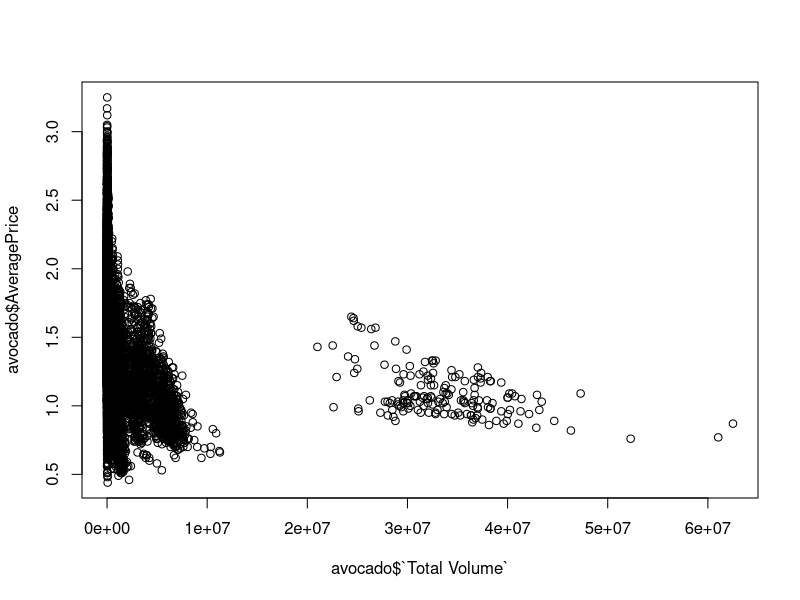
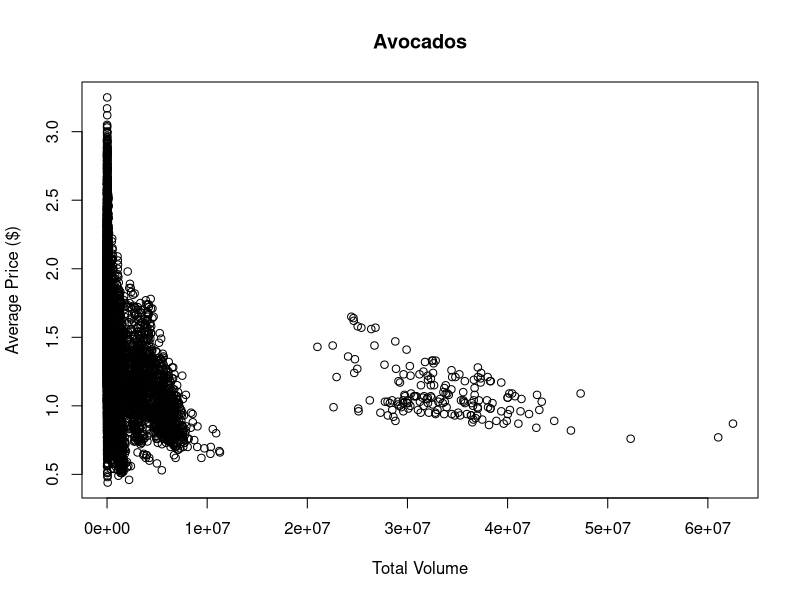
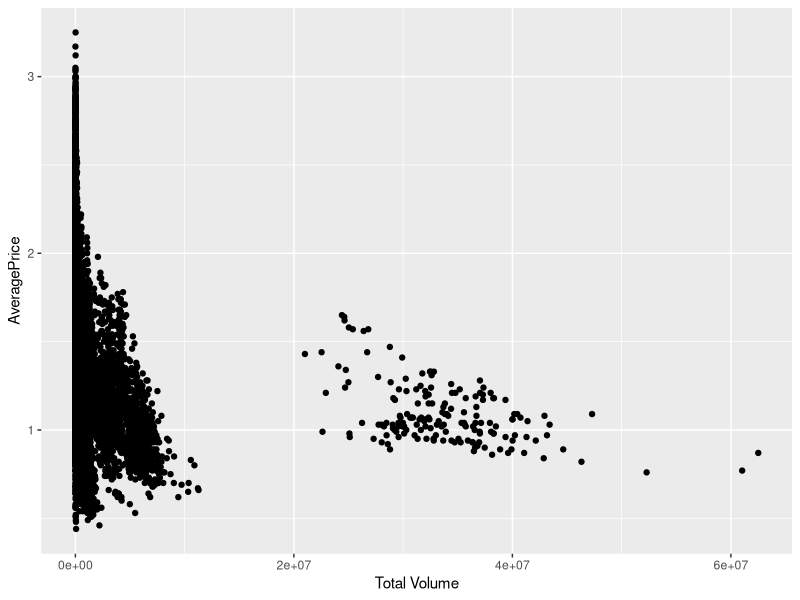
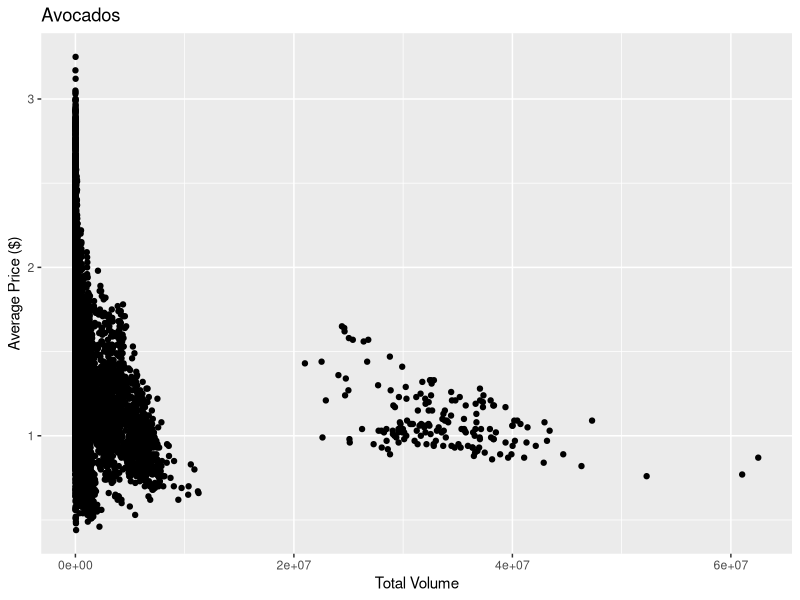
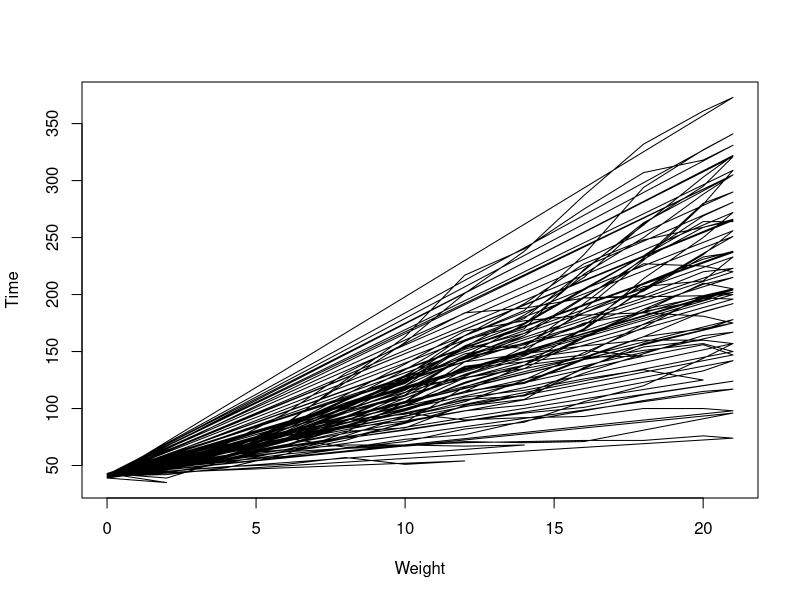
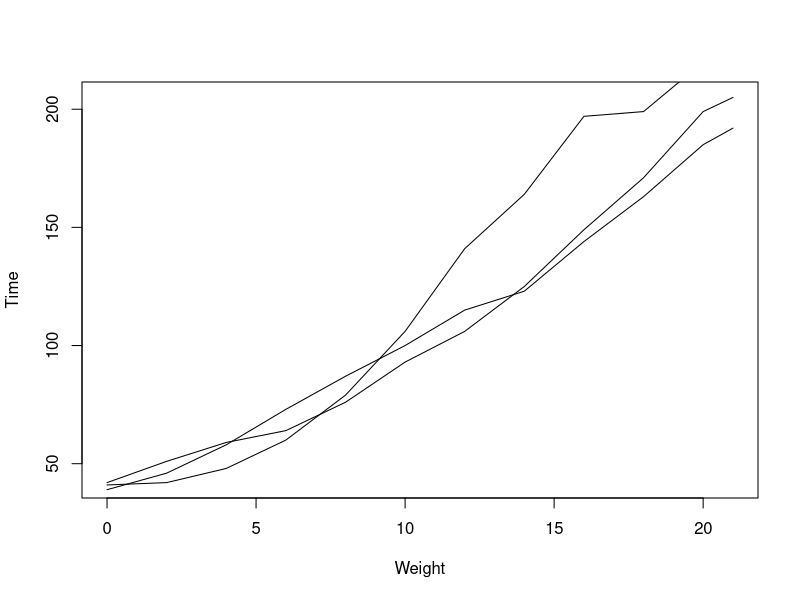
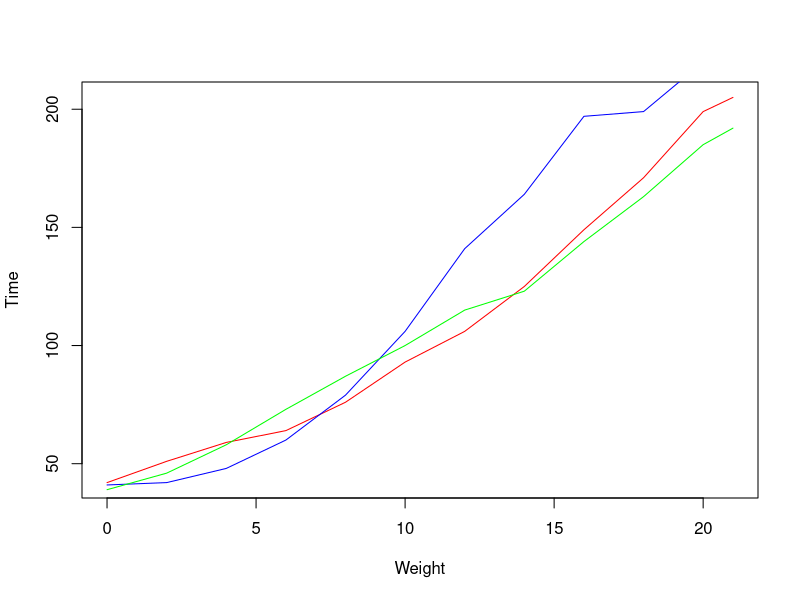
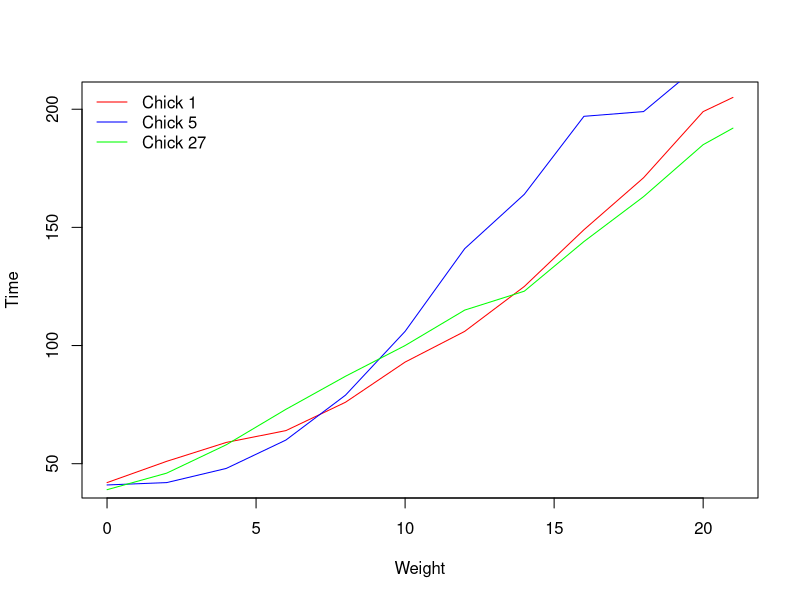

These figures' R source, in order: (Note: this script raises an error after producing the figures.)
## ---- chunk 1
knitr::opts_chunk$set(echo = TRUE)
knitr::opts_chunk$set(cache=TRUE)
knitr::opts_chunk$set(fig.align='center', out.width="53%", warning=FALSE)
## ---- chunk 2
#install.packages( 'tidyverse' )
#install.packages( 'readxl' )

library( tidyverse, quietly=T, warn.conflicts = F )
library( knitr, quietly=T, warn.conflicts = F )
library( readxl, quietly=T, warn.conflicts = F )

## ---- chunk 3
hook1 <- function(x){ gsub("```\n*```r*\n*", "", x) }
hook2 <- function(x){ gsub("```\n+```\n", "", x) }
knit_hooks$set(document = hook2)
## ---- chunk 4

avocado <- read_excel( "avocado.xlsx" )

## ---- chunk 5
plot( avocado$`Total Volume`, avocado$AveragePrice )
## ---- chunk 6
plot( avocado$`Total Volume`, avocado$AveragePrice,
      main="Avocados",#<<
      xlab="Total Volume", ylab="Average Price ($)")#<<
## ---- chunk 7
avocado %>% 
   ggplot( aes(`Total Volume`, AveragePrice) ) +
   geom_point() #<<
## ---- chunk 8
avocado %>% 
   ggplot( aes(`Total Volume`, AveragePrice) ) +
   geom_point() + 
   labs(title = "Avocados") +#<<
   xlab("Total Volume") + ylab("Average Price ($)")#<<

## ---- chunk 9

plot( ChickWeight$Time, ChickWeight$weight,
      type="l",#<<
      xlab="Weight", ylab="Time")

## ---- chunk 10

plot(ChickWeight[which(ChickWeight$Chick==1), "Time"],
     ChickWeight[which(ChickWeight$Chick==1),"weight"],
     type="l",
     xlab="Weight", ylab="Time")
lines(ChickWeight[which(ChickWeight$Chick==5), "Time"],#<<
      ChickWeight[which(ChickWeight$Chick==5),"weight"])#<<
lines(ChickWeight[which(ChickWeight$Chick==27), "Time"],#<<
      ChickWeight[which(ChickWeight$Chick==27),"weight"])#<<

## ---- chunk 11

plot(ChickWeight[which(ChickWeight$Chick==1), "Time"],
     ChickWeight[which(ChickWeight$Chick==1),"weight"],
     type="l",
     col="red",#<<
     xlab="Weight", ylab="Time")
lines(ChickWeight[which(ChickWeight$Chick==5), "Time"],
      ChickWeight[which(ChickWeight$Chick==5),"weight"],
      col="blue")#<<
lines(ChickWeight[which(ChickWeight$Chick==27), "Time"],
      ChickWeight[which(ChickWeight$Chick==27),"weight"],
      col="green")#<<

## ---- chunk 12
plot(ChickWeight[which(ChickWeight$Chick==1), "Time"],
     ChickWeight[which(ChickWeight$Chick==1),"weight"],
     type="l", col="red",
     xlab="Weight", ylab="Time")
lines(ChickWeight[which(ChickWeight$Chick==5), "Time"],
      ChickWeight[which(ChickWeight$Chick==5),"weight"], col="blue")
lines(ChickWeight[which(ChickWeight$Chick==27), "Time"],
      ChickWeight[which(ChickWeight$Chick==27),"weight"], col="green")

legend("topleft", legend = c("Chick 1", "Chick 5", "Chick 27"),#<<
       lty=1, bty="n", col=c("red", "blue", "green") )#<<

## ---- chunk 13
ChickWeight %>% 
   ggplot( aes(Time, weight) ) +
   geom_line()#<<
## ---- chunk 14

ChickWeight %>% 
   filter( Chick %in% c(1, 5, 27) ) %>% #<<
   ggplot( aes(Time, weight,
               group=factor(Chick)) ) +#<<
   geom_line()

## ---- chunk 15

ChickWeight %>% 
   filter( Chick %in% c(1, 5, 27) ) %>% 
   ggplot( aes(Time, weight,
               color=factor(Chick)) ) +#<<
   geom_line()

## ---- chunk 16

ChickWeight %>% 
   filter( Chick %in% c(1, 5, 27) ) %>% 
   ggplot( aes(Time, weight, group=factor(Chick)) ) +
   geom_line( aes(color=factor(Chick)) ) +
   scale_color_manual(values=c("red", "blue", "green"))#<<

## ---- chunk 17

ChickWeight %>% 
   filter( Chick %in% c(1, 5, 27) ) %>% 
   ggplot( aes(Time, weight, group=factor(Chick)) ) +
   geom_line( aes(color=factor(Chick)) ) +
   scale_color_manual( "Chick", values=c("red", "blue", "green") ) #<<

## ---- chunk 18
counts.av <- c( sum(avocado[which(avocado$type=="conventional"),"Total Bags"]),
               sum(avocado[which(avocado$type=="organic"),"Total Bags"]) )
# give the numbers names so each bar will have a name when we plot #
names( counts.av ) <- c("conventional", "organic")
## ---- chunk 19
barplot( counts.av )
## ---- chunk 20
barplot( counts.av,
         col=c("red", "blue"))#<<
## ---- chunk 21

counts.grp <- rbind( c(sum(avocado[which(avocado$type=="conventional" & avocado$region=="TotalUS"),"Total Bags"]),
                         sum(avocado[which(avocado$type=="organic" & avocado$region=="TotalUS"),"Total Bags"])),
                     c(sum(avocado[which(avocado$type=="conventional" & avocado$region=="LosAngeles"),"Total Bags"]),
                       sum(avocado[which(avocado$type=="organic" & avocado$region=="LosAngeles"),"Total Bags"])),
                     c(sum(avocado[which(avocado$type=="conventional" & avocado$region=="SanDiego"),"Total Bags"]),
                       sum(avocado[which(avocado$type=="organic" & avocado$region=="SanDiego"),"Total Bags"])) )
colnames( counts.grp ) <- unique( avocado$type )
rownames( counts.grp ) <- c("TotalUS", "LosAngeles", "SanDiego")

## ---- chunk 22
barplot( counts.grp,  col=c("red","blue", "green"),
         legend = rownames(counts.grp) )#<<

## ---- chunk 23
barplot( counts.grp, col=c("red","blue", "green"),
        legend = rownames(counts.grp),
        beside=TRUE )#<<

## ---- chunk 24
barplot( counts.grp, col=c("red","blue", "green"),
         legend = rownames(counts.grp),
         beside=TRUE,
         horiz=TRUE )#<<
## ---- chunk 25
avocado %>% 
   ggplot( aes(type, `Total Bags`)) +
   geom_bar( stat='identity' )#<<

## ---- chunk 26
avocado %>% 
   ggplot( aes(type, `Total Bags`,
               fill=type)) +#<<
   geom_bar( stat='identity' )
## ---- chunk 27
avocado %>% 
   ggplot( aes(type, `Total Bags`, fill=type) ) +
   geom_bar( stat='identity', aes(color=type, fill=type) ) +
   scale_color_manual( values=c("red", "blue") )#<<

## ---- chunk 28

avocado %>% 
   filter( region %in% c("TotalUS", "LosAngeles", "SanDiego") ) %>% 
   ggplot( aes(type, `Total Bags`,
               col=factor(region) ) ) +#<<
   geom_bar( stat='identity',
             aes( fill=factor(region) ) )#<<

## ---- chunk 29
avocado %>% 
   filter( region %in% c("TotalUS", "LosAngeles", "SanDiego") ) %>% 
   ggplot( aes(type, `Total Bags`, col=factor(region) ) ) +
   geom_bar( position='dodge',#<<
             stat='identity', aes( fill=factor(region) ) )

## ---- chunk 30
avocado %>% 
   filter( region %in% c("TotalUS", "LosAngeles", "SanDiego") ) %>% 
   ggplot( aes(type, `Total Bags`, col=factor(region) ) ) +
   geom_bar( position='dodge', stat='identity', aes( fill=factor(region) ) ) +
   coord_flip()#<<

## ---- chunk 31
boxplot( avocado$AveragePrice )
## ---- chunk 32

boxplot( AveragePrice ~ type, data=avocado )

## ---- chunk 33
boxplot( avocado$AveragePrice ~ avocado$type,
        xlim = c(0.5, 2+0.5),
        boxfill=rgb(1, 1, 1, alpha=1), border=rgb(1, 1, 1, alpha=1),
        ylab="Average Price" ) #invisible boxes

boxplot( unlist(avocado[which(avocado$region=="TotalUS"), "AveragePrice"]) ~
            unlist(avocado[which(avocado$region=="TotalUS"), "type"]),
        xaxt="n", add=TRUE, boxfill="blue", boxwex=0.25 )

boxplot( unlist(avocado[which(avocado$region=="LosAngeles"), "AveragePrice"]) ~
            unlist(avocado[which(avocado$region=="LosAngeles"), "type"]),
        xaxt="n", add=TRUE, boxfill="red", boxwex=0.25, at=c(1,2) - 0.3 ) 

boxplot( unlist(avocado[which(avocado$region=="SanDiego"), "AveragePrice"]) ~
            unlist(avocado[which(avocado$region=="SanDiego"), "type"]),
        xaxt="n", add=TRUE, boxfill="green", boxwex=0.25, at=c(1,2) + 0.3 )

legend( "topleft", c("Total US", "Los Angeles", "San Diego"),
       pch=15, bty="n",col=c("blue", "red", "green"),
       cex=0.7 )

## ---- chunk 34
avocado %>% 
   ggplot( aes(x="", y=AveragePrice) ) +
   geom_boxplot()#<<
## ---- chunk 35
avocado %>% 
   ggplot( aes(type, #<<
               AveragePrice) ) +
   geom_boxplot()
## ---- chunk 36
avocado %>% 
   ggplot( aes(type, AveragePrice) ) +
   geom_boxplot() +
   coord_flip()#<<
## ---- chunk 37
avocado %>% 
   filter( region %in% c("TotalUS", "LosAngeles", "SanDiego") ) %>% #<<
   ggplot( aes(type, AveragePrice,
               fill=factor(region) ) ) +#<<
   geom_boxplot()
## ---- chunk 38
knitr::include_graphics('./bonusRound.jpg')
## ---- chunk 39
avocado %>% 
   filter( region %in% c("TotalUS", "LosAngeles", "SanDiego") ) %>% 
   ggplot( aes(type, AveragePrice, fill=factor(region) ) ) +
   geom_boxplot() +
   theme_classic()#<<
## ---- chunk 40
avocado %>% 
   filter( region %in% c("TotalUS", "LosAngeles", "SanDiego") ) %>% 
   ggplot( aes(type, AveragePrice, fill=factor(region) ) ) +
   geom_boxplot() +
   theme_bw()#<<
## ---- chunk 41
avocado %>% 
   filter( region %in% c("TotalUS", "LosAngeles", "SanDiego") ) %>% 
   ggplot( aes(type, AveragePrice, fill=factor(region) ) ) +
   geom_boxplot() +
   theme_void()#<<
## ---- chunk 42
usa <- map_data("usa")
## ---- chunk 43
usa %>% 
   ggplot() +
   geom_polygon( aes(x=long, y = lat, group = group) )
## ---- chunk 44
usa %>% 
   ggplot() +
   geom_polygon( aes(x=long, y = lat, group = group)) + 
   coord_fixed(1.3)#<<
## ---- chunk 45
labs <- data.frame(#<<
   long = c(-122.064873, -122.306417),#<<
   lat = c(36.951968, 47.644855),#<<
   stringsAsFactors = FALSE#<<
)  #<<

usa %>% 
   ggplot() + 
   geom_polygon( aes(x=long, y = lat, group = group) ) + 
   geom_point( data = labs, aes(x = long, y = lat), color = "black", size = 5 ) +#<<
   geom_point( data = labs, aes(x = long, y = lat), color = "yellow", size = 4 ) +#<<
   coord_fixed(1.3)
## ---- chunk 46
states <- map_data("state")
